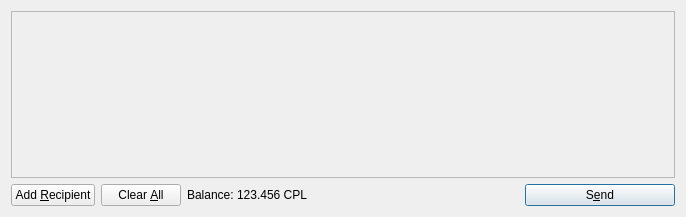
<?xml version="1.0" encoding="UTF-8"?>
<ui version="4.0">
 <class>SendCoinsDialog</class>
 <widget class="QDialog" name="SendCoinsDialog">
  <property name="geometry">
   <rect>
    <x>0</x>
    <y>0</y>
    <width>686</width>
    <height>217</height>
   </rect>
  </property>
  <property name="windowTitle">
   <string>Send Coins</string>
  </property>
  <layout class="QVBoxLayout" name="verticalLayout">
   <item>
    <widget class="QScrollArea" name="scrollArea">
     <property name="widgetResizable">
      <bool>true</bool>
     </property>
     <widget class="QWidget" name="scrollAreaWidgetContents">
      <property name="geometry">
       <rect>
        <x>0</x>
        <y>0</y>
        <width>666</width>
        <height>165</height>
       </rect>
      </property>
      <layout class="QVBoxLayout" name="verticalLayout_2">
       <property name="margin">
        <number>0</number>
       </property>
       <item>
        <layout class="QVBoxLayout" name="entries">
         <property name="spacing">
          <number>6</number>
         </property>
        </layout>
       </item>
       <item>
        <spacer name="verticalSpacer">
         <property name="orientation">
          <enum>Qt::Vertical</enum>
         </property>
         <property name="sizeHint" stdset="0">
          <size>
           <width>20</width>
           <height>40</height>
          </size>
         </property>
        </spacer>
       </item>
      </layout>
     </widget>
    </widget>
   </item>
   <item>
    <layout class="QHBoxLayout" name="horizontalLayout">
     <item>
      <widget class="QPushButton" name="addButton">
       <property name="toolTip">
        <string>Send to multiple recipients at once</string>
       </property>
       <property name="text">
        <string>Add &amp;Recipient</string>
       </property>
       <property name="icon">
        <iconset resource="../bitcoin.qrc">
         <normaloff>:/icons/add</normaloff>:/icons/add</iconset>
       </property>
       <property name="autoDefault">
        <bool>false</bool>
       </property>
      </widget>
     </item>
     <item>
      <widget class="QPushButton" name="clearButton">
       <property name="sizePolicy">
        <sizepolicy hsizetype="Minimum" vsizetype="Fixed">
         <horstretch>0</horstretch>
         <verstretch>0</verstretch>
        </sizepolicy>
       </property>
       <property name="toolTip">
        <string>Remove all transaction fields</string>
       </property>
       <property name="text">
        <string>Clear &amp;All</string>
       </property>
       <property name="icon">
        <iconset resource="../bitcoin.qrc">
         <normaloff>:/icons/remove</normaloff>:/icons/remove</iconset>
       </property>
       <property name="autoRepeatDelay">
        <number>300</number>
       </property>
       <property name="autoDefault">
        <bool>false</bool>
       </property>
      </widget>
     </item>
     <item>
      <layout class="QHBoxLayout" name="horizontalLayout_2">
       <property name="spacing">
        <number>3</number>
       </property>
       <item>
        <widget class="QLabel" name="label">
         <property name="text">
          <string>Balance:</string>
         </property>
        </widget>
       </item>
       <item>
        <widget class="QLabel" name="labelBalance">
         <property name="cursor">
          <cursorShape>IBeamCursor</cursorShape>
         </property>
         <property name="text">
          <string>123.456 CPL</string>
         </property>
         <property name="textInteractionFlags">
          <set>Qt::LinksAccessibleByMouse|Qt::TextSelectableByKeyboard|Qt::TextSelectableByMouse</set>
         </property>
        </widget>
       </item>
      </layout>
     </item>
     <item>
      <spacer name="horizontalSpacer">
       <property name="orientation">
        <enum>Qt::Horizontal</enum>
       </property>
       <property name="sizeHint" stdset="0">
        <size>
         <width>40</width>
         <height>20</height>
        </size>
       </property>
      </spacer>
     </item>
     <item>
      <widget class="QPushButton" name="sendButton">
       <property name="minimumSize">
        <size>
         <width>150</width>
         <height>0</height>
        </size>
       </property>
       <property name="toolTip">
        <string>Confirm the send action</string>
       </property>
       <property name="text">
        <string>S&amp;end</string>
       </property>
       <property name="icon">
        <iconset resource="../bitcoin.qrc">
         <normaloff>:/icons/send</normaloff>:/icons/send</iconset>
       </property>
       <property name="default">
        <bool>true</bool>
       </property>
      </widget>
     </item>
    </layout>
   </item>
  </layout>
 </widget>
 <resources>
  <include location="../bitcoin.qrc"/>
 </resources>
 <connections/>
</ui>
